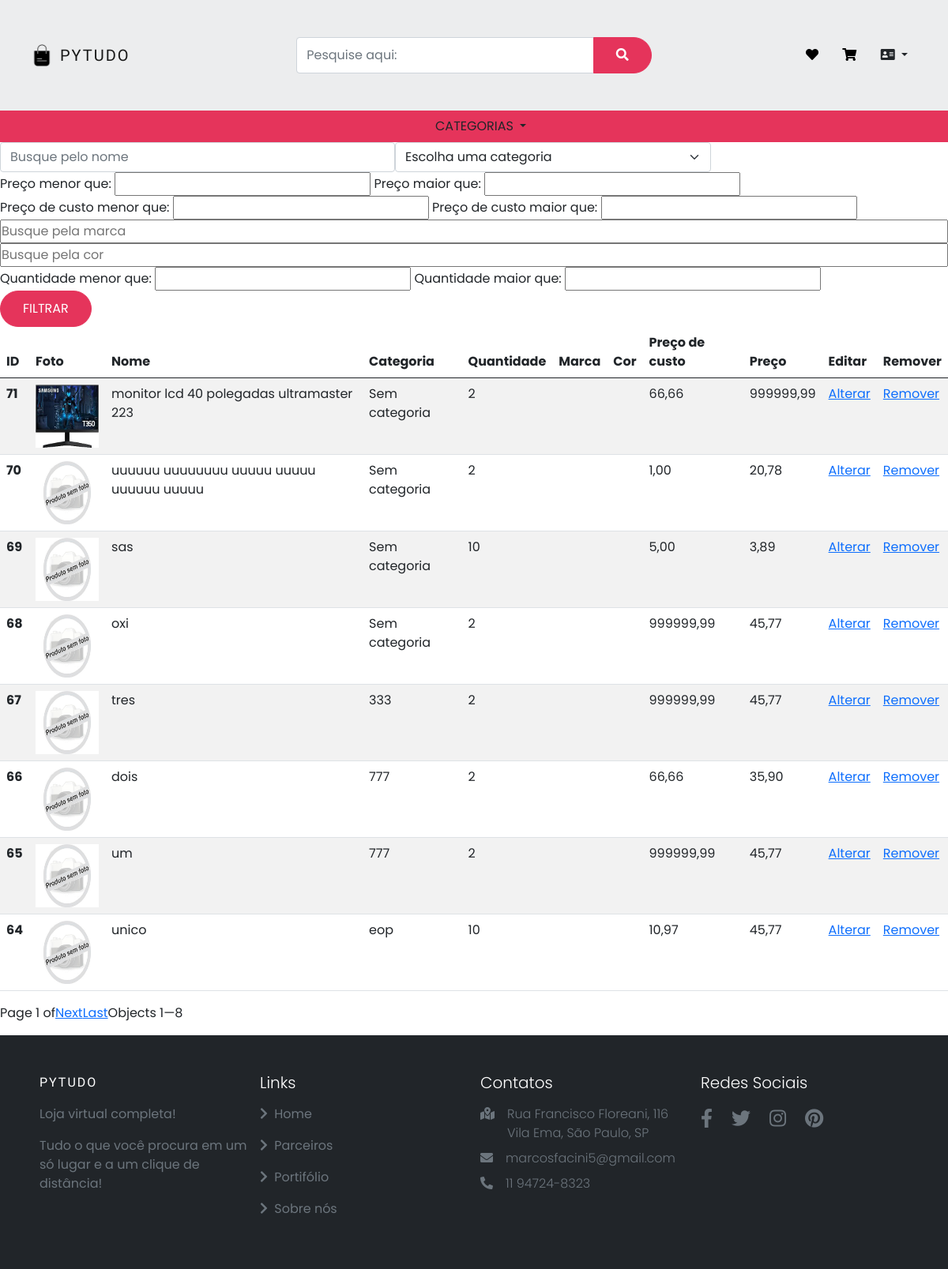
Screenshot of /gestao/adm_estoque/ with the database file from the repository.
### produtos/models.py (models this page shows, shortened)
class Produtos(models.Model):
    nome = models.CharField(max_length=40)
    descricao = models.TextField()
    preco_de_custo = models.DecimalField(max_digits=8, decimal_places=2)
    preco = models.DecimalField(max_digits=8, decimal_places=2)
    categoria = models.ForeignKey(Categoria, blank=True, null=True, on_delete=models.SET_NULL)
    marca = models.CharField(max_length=50, blank=True, null=True)
    cor = models.CharField(max_length=30, blank=True, null=True)
    quantidade = models.IntegerField()
    data_cadastro = models.DateTimeField(auto_now_add=True)
    data_atualizacao = models.DateTimeField(auto_now=True, null=True)
    imagem_principal = models.ImageField(upload_to ='produtos/', blank=True, null=True)
    especificacao = RichTextUploadingField(blank=True, null=True)

class Categoria(models.Model):
    nome = models.CharField(max_length=40)
    def __str__(self):
        return self.nome

### gestao/views.py (the view)
# urls.py: path('adm_estoque/', views.adm_estoque, name='adm_estoque'),
def adm_estoque(request):
    produtos = Produtos.objects.all()
    categorias = Categoria.objects.all()
    nome_filtrar = request.GET.get('nome')
    if nome_filtrar:
        produtos = produtos.filter(nome__icontains=nome_filtrar)
    categoria_filtrar = request.GET.get('categoria')
    if categoria_filtrar:
        produtos = produtos.filter(categoria_id=categoria_filtrar)
    preco_menor_filtrar = request.GET.get('preco_menor_filtrar')
    if preco_menor_filtrar:
        preco_menor_filtrar_decimal = Decimal(preco_menor_filtrar.replace(',','.'))
        produtos = produtos.filter(preco__lt=preco_menor_filtrar_decimal)
    preco_maior_filtrar = request.GET.get('preco_maior_filtrar')
    if preco_maior_filtrar:
        preco_maior_filtrar_decimal = Decimal(preco_maior_filtrar.replace(',','.'))
        produtos = produtos.filter(preco__gt=preco_maior_filtrar_decimal)
    preco_de_custo_menor_filtrar = request.GET.get('preco_de_custo_menor_filtrar')
    if preco_de_custo_menor_filtrar:
        preco_de_custo_menor_filtrar_decimal = Decimal(preco_de_custo_menor_filtrar.replace(',','.'))
        produtos = produtos.filter(preco_de_custo__lt=preco_de_custo_menor_filtrar_decimal)
    preco_de_custo_maior_filtrar = request.GET.get('preco_de_custo_maior_filtrar')
    if preco_de_custo_maior_filtrar:
        preco_de_custo_maior_filtrar_decimal = Decimal(preco_de_custo_maior_filtrar.replace(',','.'))
        produtos = produtos.filter(preco_de_custo__gt=preco_de_custo_maior_filtrar_decimal)
    marca_filtar = request.GET.get('marca')
    if marca_filtar:
        produtos = produtos.filter(marca__icontains=marca_filtar)
    cor_filtar = request.GET.get('cor')
    if cor_filtar:
        produtos = produtos.filter(cor__icontains=cor_filtar)
    quantidade_menor_filtrar = request.GET.get('quantidade_menor_filtrar')
    if quantidade_menor_filtrar:
        produtos = produtos.filter(quantidade__lt=quantidade_menor_filtrar)
    quantidade_maior_filtrar = request.GET.get('quantidade_maior_filtrar')
    if quantidade_maior_filtrar:
        produtos = produtos.filter(quantidade__gt=quantidade_maior_filtrar)
    produtos_ordenados = produtos.order_by('-id')
    paginacao = Paginator(produtos_ordenados, 8)
    page = request.GET.get('page')
    produtos_paginados = paginacao.get_page(page)
    return render(request, 'adm_estoque.html', {'produtos_paginados': produtos_paginados,
                                                'categorias': categorias})

### produtos/templatetags/filtros.py (called while the page is built)
@register.simple_tag(takes_context=True)
def param_replace(context, **kwargs):
    d = context['request'].GET.copy()
    for k, v in kwargs.items():
        d[k] = v
    for k in [k for k, v in d.items() if not v]:
        del d[k]
    return d.urlencode()

### gestao/templates/adm_estoque.html (shortened to what this page needs)
{% extends 'base.html' %}
{% load static %}
{% load filtros %}
{% block 'head' %}
    <link href="#" rel="stylesheet">
{% endblock %}
{% block 'body' %}
    <form action="#" method="GET"> {% csrf_token %}
        <div class="row">
                <div class="col-md-5">
                    <input type="text" placeholder="Busque pelo nome" class="form-control" name="nome">
                </div>
                <div class="col-md-4">
                    <select class="form-select" name="categoria">
                        <option value="" disabled selected hidden>Escolha uma categoria</option>
                    </select>
                </div>
                <div>
                    <label>Preço menor que:</label>
                    <input type="text" id="preco_menor_filtrar" name="preco_menor_filtrar">
                    <label> Preço maior que:</label>
                    <input type="text" id="preco_maior_filtrar" name="preco_maior_filtrar">
                </div>
                <div>
                    <label>Preço de custo menor que:</label>
                    <input type="text" id="preco_de_custo_menor_filtrar" name="preco_de_custo_menor_filtrar">
                    <label> Preço de custo maior que:</label>
                    <input type="text" id="preco_de_custo_maior_filtrar" name="preco_de_custo_maior_filtrar">
                </div>
                <input type="text" placeholder="Busque pela marca"  name="marca">
                <input type="text" placeholder="Busque pela cor"  name="cor">
                <div>
                    <label> Quantidade menor que:</label>
                    <input type="text" name="quantidade_menor_filtrar">
                    <label> Quantidade maior que:</label>
                    <input type="text" name="quantidade_maior_filtrar">
                </div>
            <div class="col-md-3">
                <input type="submit" value="FILTRAR" class="btn btn-primary">
            </div>
        </div>
    </form>
<table class="table table-striped">
    <thead>
      <tr>
        <th scope="col">ID</th>
        <th scope="col">Foto</th>
        <th scope="col">Nome</th>
        <th scope="col">Categoria</th>
        <th scope="col"> Quantidade</th>
        <th scope="col"> Marca</th>
        <th scope="col"> Cor</th>
        <th scope="col"> Preço de custo</th>
        <th scope="col"> Preço</th>
        <th scope="col">Editar</th>
        <th scope="col">Remover</th>
      </tr>
    </thead>
    <tbody>
        {% for produto in produtos_paginados %}
            <tr>
                <th scope="row">{{ produto.id }}</th>
                <td><a href="{% url 'detalhes_produto' produto.id %}">
                        {% if produto.imagem_principal %}
                            <img src="{{produto.imagem_principal.url}}" width="80" height="80"></td>
                        {% else %}
                            <img src="{% static 'produtos\img\sem foto.jpg' %}" width="80" height="80"></td>
                        {% endif %}
                <td>{{ produto.nome}}</td>
                {% if produto.categoria %}
                    <td>{{ produto.categoria}}</td>
                {% else %}
                    <td>Sem categoria </td>
                {% endif %}
                <td>{{ produto.quantidade}}</td>
                <td>{{ produto.marca}}</td>
                <td>{{ produto.cor}}</td>
                <td>{{ produto.preco_de_custo}}</td>
                <td>{{ produto.preco}}</td>
                <td><a href="{% url 'alterar_produto' produto.id %}">Alterar</a></td>
                <td><a href="{% url 'excluir_produto' produto.id %}">Remover</a></td>
            </tr>
        {% endfor %}
    </tbody>
</table>
<div class="pagination">
    Page {{ produtos_paginados.number }} of {{ paginator.num_pages }}
    {% if produtos_paginados.has_next %}
        {% if produtos_paginados.next_page_number != paginator.num_pages %}
            <a href="?{% param_replace page=produtos_paginados.next_page_number %}">Next</a>
        {% endif %}
        <a href="?{% param_replace page=paginator.num_pages %}">Last</a>
    {% endif %}
    <p>Objects {{ produtos_paginados.start_index }}—{{ produtos_paginados.end_index }}</p>
</div>
{% endblock %}

### pytudo/templates/static/base/css/base.css (style rules this page uses)
:root { --lg-font: 'Kaisei Tokumin', serif; --sm-font: 'Poppins', sans-serif; --pink: #e5345b; }
body { font-family: var(--sm-font); background-color: #fff; }
.row { --bs-gutter-x: 0rem; }
.btn:not(.nav-btns button) { background-color: var(--pink); color: #fff; padding: 10px 28px; border-radius: 25px; border-color: var(--pink); }

### rows the page displays
Produtos: id "71", imagem_principal (picture), nome "monitor lcd 40 polegadas ultramaster 223", shows "Sem categoria", quantidade "2", preco_de_custo "66,66", preco "999999,99"
Produtos: id "70", nome "uuuuuu uuuuuuuu uuuuu uuuuu uuuuuu uuuuu", shows "Sem categoria", quantidade "2", preco_de_custo "1,00", preco "20,78"
Produtos: id "69", nome "sas", shows "Sem categoria", quantidade "10", preco_de_custo "5,00", preco "3,89"
Produtos: id "68", nome "oxi", shows "Sem categoria", quantidade "2", preco_de_custo "999999,99", preco "45,77"
Produtos: id "67", nome "tres", categoria "333", quantidade "2", preco_de_custo "999999,99", preco "45,77"
Produtos: id "66", nome "dois", categoria "777", quantidade "2", preco_de_custo "66,66", preco "35,90"
Produtos: id "65", nome "um", categoria "777", quantidade "2", preco_de_custo "999999,99", preco "45,77"
Produtos: id "64", nome "unico", categoria "eop", quantidade "10", preco_de_custo "10,97", preco "45,77"

### other values shown
{{ produtos_paginados.number }} "1"
{{ produtos_paginados.start_index }} "1"
{{ produtos_paginados.end_index }} "8"
